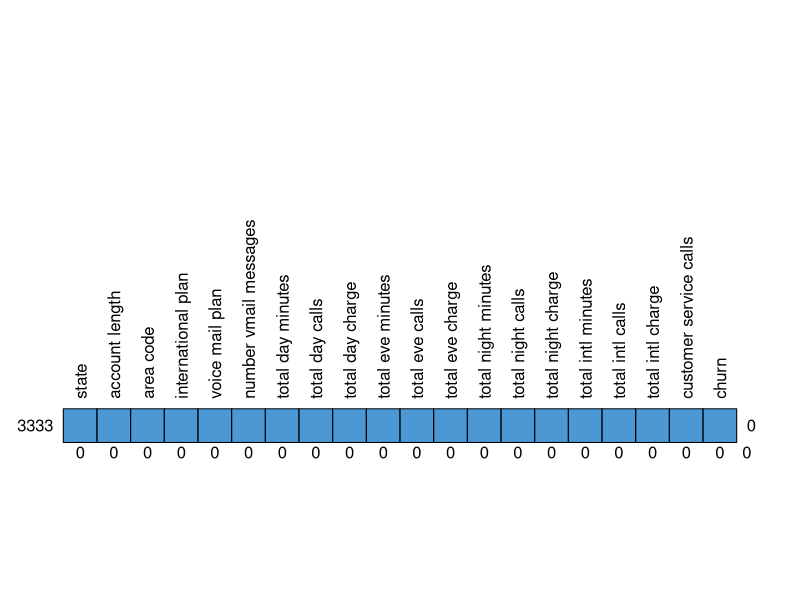
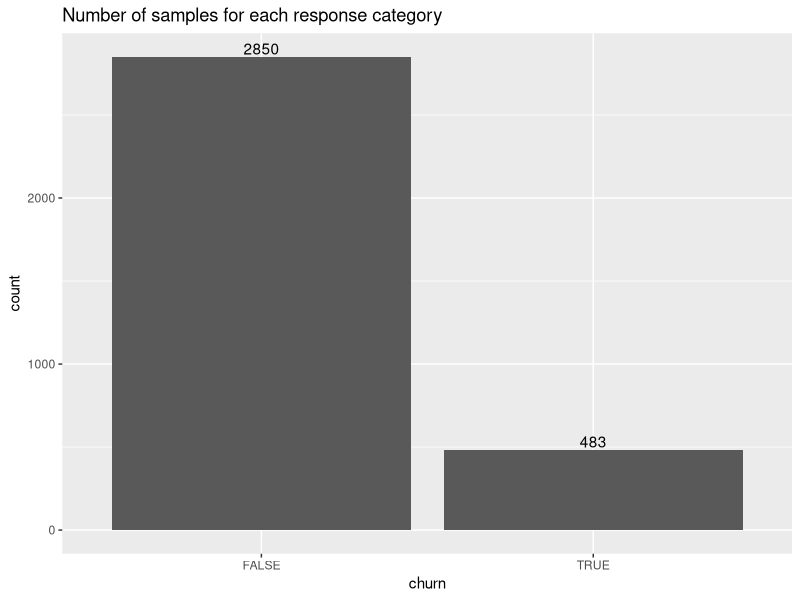
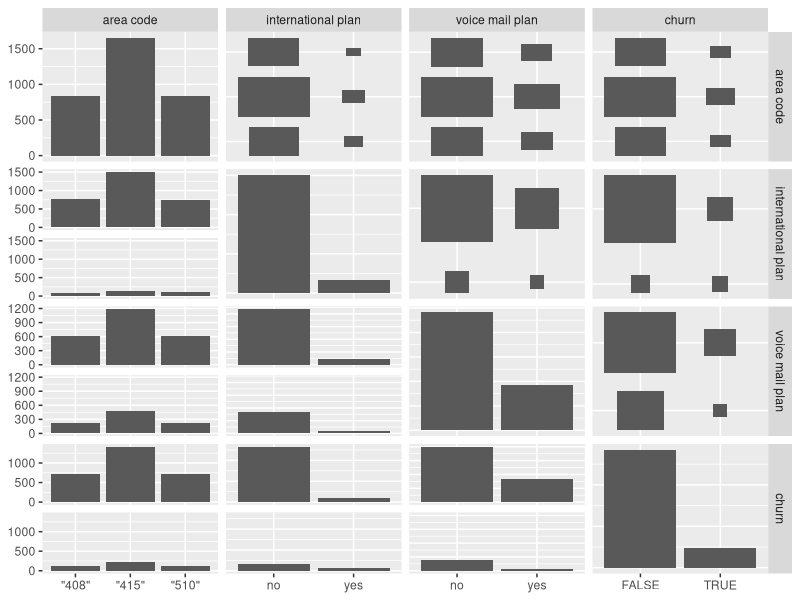
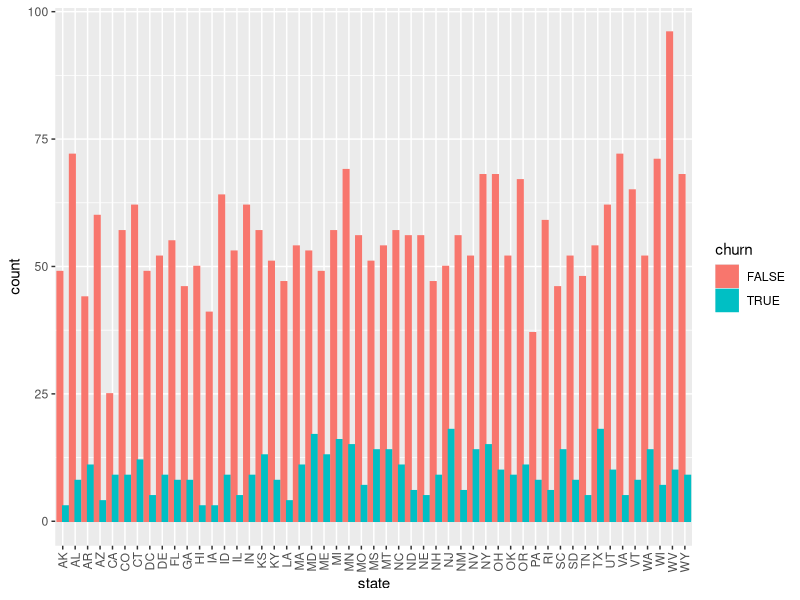
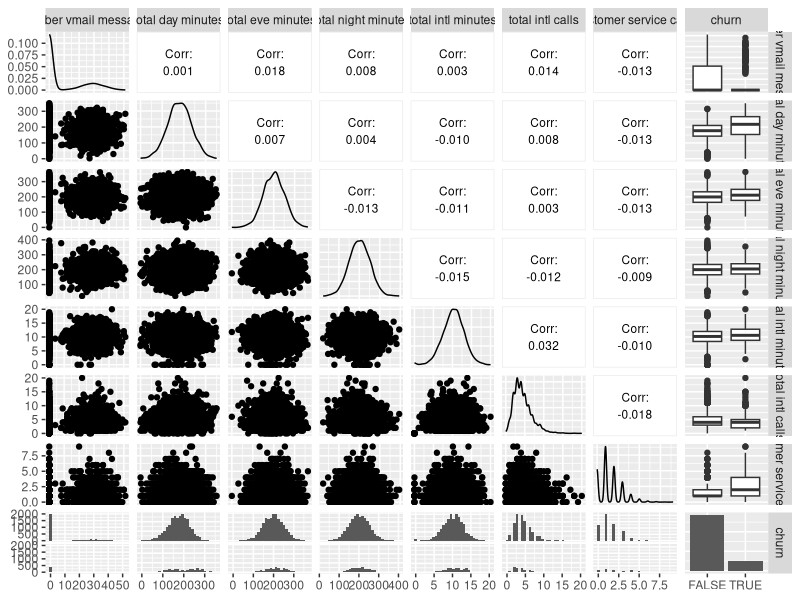

Reproduce these figures in R, in order. (Note: a time limit stopped this script after it produced the figures.)
## ---- chunk 1
knitr::opts_chunk$set(echo = TRUE)
## ---- chunk 2
# read in the data set
library(tidyverse)
data <- read_csv("Customer_telecom.csv")

# split data into train and test sets
set.seed(5544)
split_index <- sample(c(TRUE,FALSE), nrow(data), replace=TRUE, prob=c(0.7, 0.3))
train <- data[split_index,]
test <- data[!split_index,]

# train and test sets seem reasonably unbalanced
table(train$churn)
table(test$churn)
## ---- chunk 3
# take a peak at the data
head(data)

# immediately drop phone number as a predictor
data <- data[,-4]

# check structure of data
str(data)
# change strings into factors
data$state <- factor(data$state)
data$`area code` <- factor(data$`area code`)
data$`international plan` <- factor(data$`international plan`)
data$`voice mail plan` <- factor(data$`voice mail plan`)
# recheck structure of data to make sure factoring worked
str(data)

# check for missing data - NO MISSING DATA!!
library(mice)
md.pattern(data, rotate.names=TRUE)

# check for balance - NOT BALANCED, FALSE=2850, TRUE=483
library(ggplot2)
ggplot(data=data, aes(x=churn)) +
  geom_bar() +
  geom_text(stat='count', aes(label=..count..), vjust=-0.2) +
  ggtitle("Number of samples for each response category")

# summary statistics to check for any strangeness in the data - NO ISSUES OBSERVED
summary(data)

# let's look at the few categorical predictors
library(GGally)
ggpairs(data[,c(3,4,5,20)], upper = list(continuous = GGally::wrap(ggally_cor,
                                               size = 3,
                                               color ="black",
                                               stars = F)))
# it seems state actually has some predictive capabilities (surprisingly)
# but only a few states are meaningful - it's not worth it to include all 51 states
ggplot(data, aes(x=state, fill=churn, color=churn)) +
  geom_bar(position="dodge") +
  scale_x_discrete(guide = guide_axis(angle = 90))
lm.state <- glm(churn ~ state, data=data, family="binomial")
summary(lm.state)
lm.areacode <- glm(churn ~ `area code`, data=data, family="binomial")
summary(lm.areacode)
# drop state and area code
data <- data[,c(-1,-3)]

# now let's look for correlation between quantitative predictors/response
cor(data[,c(1,4:18)])
# drop uncorrelated categories - account length, day calls, eve calls, night calls
# drop one of the highly correlated pairs - day charge, eve charge, night charge
data <- data[,c(-1,-6,-7,-9,-10,-12,-13,-16)]

# final check of structure - 10 predictors, 1 response
str(data)

# plot the remaining quantitative variables' pairwise correlation
ggpairs(data = data[,3:10], upper = list(continuous = GGally::wrap(ggally_cor,
                                                            size = 3,
                                                            color ="black",
                                                            stars = F)))
## ---- chunk 4
# model 1: use all the predictors
lm1 <- glm(churn ~ ., data=train, family="binomial")
summary(lm1)
lm1.prob <- predict(lm1, newdata=test, type="response")
lm1.pred <- rep(FALSE, nrow(test))
lm1.pred[lm1.prob > 0.5] <- TRUE
table(lm1.pred, test$churn)
cat("\n")

# a function to compute the accuracy, precision, recall, and F1 scores of a model
score <- function(prediction, actual) {
  accuracy <- mean(prediction == actual)
  cat("Accuracy: ", accuracy, "\n")
  precision <- sum(prediction == TRUE & prediction == actual)/sum(prediction == TRUE)
  cat("Precision: ", precision, "\n")
  recall <- sum(prediction == TRUE & prediction == actual)/sum(actual == TRUE)
  cat("Recall: ", recall, "\n")
  f1 <- 2*precision*recall/(precision+recall)
  cat("F1: ", f1, "\n")
  out <- rep(0,4)
  out[1:4] = c(accuracy, precision, recall, f1)
  return(out)
}

lm1.scores50 <- score(lm1.pred, test$churn)

# adjusting the response threshold to 0.35
lm1.pred <- rep(FALSE, nrow(test))
lm1.pred[lm1.prob > 0.35] <- TRUE
table(lm1.pred, test$churn)
cat("\n")
lm1.scores35 <- score(lm1.pred, test$churn)
## ---- chunk 5
# model 2: remove the least significant predictors
lm2 <- glm(churn ~ . -`number vmail messages` -`total night minutes` -`total intl calls`, data=train, family="binomial")
#summary(lm2)
lm2.prob <- predict(lm2, newdata=test, type="response")
lm2.pred <- rep(FALSE, nrow(test))
lm2.pred[lm2.prob > 0.35] <- TRUE
table(lm2.pred, test$churn)
cat("\n")
lm2.scores35 <- score(lm2.pred, test$churn)

# model 3: only use the most significant predictors
lm3 <- glm(churn ~ `international plan` + `voice mail plan` + `customer service calls`, data=train, family="binomial")
#summary(lm3)
lm3.prob <- predict(lm3, newdata=test, type="response")
lm3.pred <- rep(FALSE, nrow(test))
lm3.pred[lm3.prob > 0.35] <- TRUE
table(lm3.pred, test$churn)
cat("\n")
lm3.scores35 <- score(lm3.pred, test$churn)
## ---- chunk 6
library(MASS)
lda.fit <- lda(churn ~ ., data=train)
#lda.fit
#plot(lda.fit)

lda.prob <- predict(lda.fit, newdata=test)
lda.pred <- rep(TRUE, nrow(test))
lda.pred[lda.prob$posterior[,1] > 0.5] <- FALSE
table(lda.pred, test$churn)
cat("\n")
lda.scores50 <- score(lda.pred, test$churn)

# adjusting the response threshold to 0.65
lda.pred <- rep(TRUE, nrow(test))
lda.pred[lda.prob$posterior[,1] > 0.65] <- FALSE
table(lda.pred, test$churn)
cat("\n")
lda.scores65 <- score(lda.pred, test$churn)
## ---- chunk 7
qda.fit <- qda(churn ~ ., data=train)
#qda.fit

qda.prob <- predict(qda.fit, newdata=test)
qda.pred <- rep(TRUE, nrow(test))
qda.pred[qda.prob$posterior[,1] > 0.5] <- FALSE
table(qda.pred, test$churn)
cat("\n")
qda.scores50 <- score(qda.pred, test$churn)

# adjusting the response threshold to 0.65
qda.pred <- rep(TRUE, nrow(test))
qda.pred[qda.prob$posterior[,1] > 0.65] <- FALSE
table(qda.pred, test$churn)
cat("\n")
qda.scores65 <- score(qda.pred, test$churn)
## ---- chunk 8
library(e1071)
nb.fit <- naiveBayes(churn ~ ., data=train)
#nb.fit

nb.pred <- predict(nb.fit, newdata=test)
table(nb.pred, test$churn)
cat("\n")
nb.scores <- score(nb.pred, test$churn)
## ---- chunk 9
scores <- data.frame(score=c(lm1.scores35, lm2.scores35, lm3.scores35, lda.scores65, qda.scores65, nb.scores),
                      type=c(rep(c("accuracy","precision","recall","f1"),6)),
                      model=c(rep(c("lm1", "lm2", "lm3", "lda", "qda", "nb"),each=4)))

scores$model <- factor(scores$model, levels=c("lm1", "lm2", "lm3", "lda", "qda", "nb"))

ggplot(scores, aes(x=factor(type), y=score, group=model, color=model, shape=model)) +
  geom_line() +
  geom_point() +
  scale_x_discrete(limits=c("accuracy","precision","recall","f1")) +
  xlab("score type") +
  ggtitle("Model comparison") +
  theme_minimal()
## ---- chunk 10
# interpret output of best model (QDA)
qda.fit
cat("\n")
table(qda.pred, test$churn)
cat("\n")
results <- score(qda.pred, test$churn)
